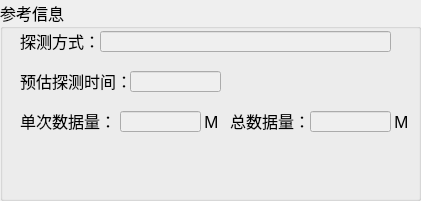
  <widget class="QGroupBox" name="groupBox_1">
   <property name="geometry">
    <rect>
     <x>460</x>
     <y>40</y>
     <width>421</width>
     <height>201</height>
    </rect>
   </property>
   <property name="font">
    <font>
     <family>微软雅黑</family>
     <pointsize>12</pointsize>
    </font>
   </property>
   <property name="title">
    <string>参考信息</string>
   </property>
   <widget class="QLabel" name="label_9">
    <property name="geometry">
     <rect>
      <x>20</x>
      <y>110</y>
      <width>101</width>
      <height>21</height>
     </rect>
    </property>
    <property name="font">
     <font>
      <family>微软雅黑</family>
      <pointsize>12</pointsize>
      <weight>50</weight>
      <bold>false</bold>
     </font>
    </property>
    <property name="text">
     <string>单次数据量：</string>
    </property>
   </widget>
   <widget class="QLabel" name="label_18">
    <property name="geometry">
     <rect>
      <x>230</x>
      <y>110</y>
      <width>81</width>
      <height>21</height>
     </rect>
    </property>
    <property name="font">
     <font>
      <family>微软雅黑</family>
      <pointsize>12</pointsize>
      <weight>50</weight>
      <bold>false</bold>
     </font>
    </property>
    <property name="text">
     <string>总数据量：</string>
    </property>
   </widget>
   <widget class="QLabel" name="label_21">
    <property name="geometry">
     <rect>
      <x>20</x>
      <y>70</y>
      <width>111</width>
      <height>21</height>
     </rect>
    </property>
    <property name="font">
     <font>
      <family>微软雅黑</family>
      <pointsize>12</pointsize>
      <weight>50</weight>
      <bold>false</bold>
     </font>
    </property>
    <property name="text">
     <string>预估探测时间：</string>
    </property>
   </widget>
   <widget class="QLineEdit" name="lineEdit_totalsize_2">
    <property name="enabled">
     <bool>false</bool>
    </property>
    <property name="geometry">
     <rect>
      <x>310</x>
      <y>111</y>
      <width>81</width>
      <height>21</height>
     </rect>
    </property>
    <property name="text">
     <string/>
    </property>
   </widget>
   <widget class="QLabel" name="label_23">
    <property name="geometry">
     <rect>
      <x>20</x>
      <y>30</y>
      <width>81</width>
      <height>21</height>
     </rect>
    </property>
    <property name="font">
     <font>
      <family>微软雅黑</family>
      <pointsize>12</pointsize>
      <weight>50</weight>
      <bold>false</bold>
     </font>
    </property>
    <property name="text">
     <string>探测方式：</string>
    </property>
   </widget>
   <widget class="QLineEdit" name="lineEdit_sglfilesize_2">
    <property name="enabled">
     <bool>false</bool>
    </property>
    <property name="geometry">
     <rect>
      <x>120</x>
      <y>111</y>
      <width>81</width>
      <height>21</height>
     </rect>
    </property>
    <property name="contextMenuPolicy">
     <enum>Qt::PreventContextMenu</enum>
    </property>
    <property name="text">
     <string/>
    </property>
    <property name="readOnly">
     <bool>false</bool>
    </property>
   </widget>
   <widget class="QLineEdit" name="lineEdit_totalTime_2">
    <property name="enabled">
     <bool>false</bool>
    </property>
    <property name="geometry">
     <rect>
      <x>130</x>
      <y>71</y>
      <width>91</width>
      <height>21</height>
     </rect>
    </property>
    <property name="text">
     <string/>
    </property>
   </widget>
   <widget class="QLineEdit" name="lineEdit_detectDir_2">
    <property name="enabled">
     <bool>false</bool>
    </property>
    <property name="geometry">
     <rect>
      <x>100</x>
      <y>31</y>
      <width>291</width>
      <height>21</height>
     </rect>
    </property>
    <property name="font">
     <font>
      <pointsize>11</pointsize>
     </font>
    </property>
    <property name="focusPolicy">
     <enum>Qt::StrongFocus</enum>
    </property>
    <property name="contextMenuPolicy">
     <enum>Qt::DefaultContextMenu</enum>
    </property>
    <property name="text">
     <string/>
    </property>
    <property name="frame">
     <bool>true</bool>
    </property>
   </widget>
   <widget class="QLabel" name="label_24">
    <property name="geometry">
     <rect>
      <x>200</x>
      <y>111</y>
      <width>21</width>
      <height>21</height>
     </rect>
    </property>
    <property name="text">
     <string> M</string>
    </property>
   </widget>
   <widget class="QLabel" name="label_35">
    <property name="geometry">
     <rect>
      <x>390</x>
      <y>111</y>
      <width>21</width>
      <height>21</height>
     </rect>
    </property>
    <property name="text">
     <string> M</string>
    </property>
   </widget>
  </widget>
